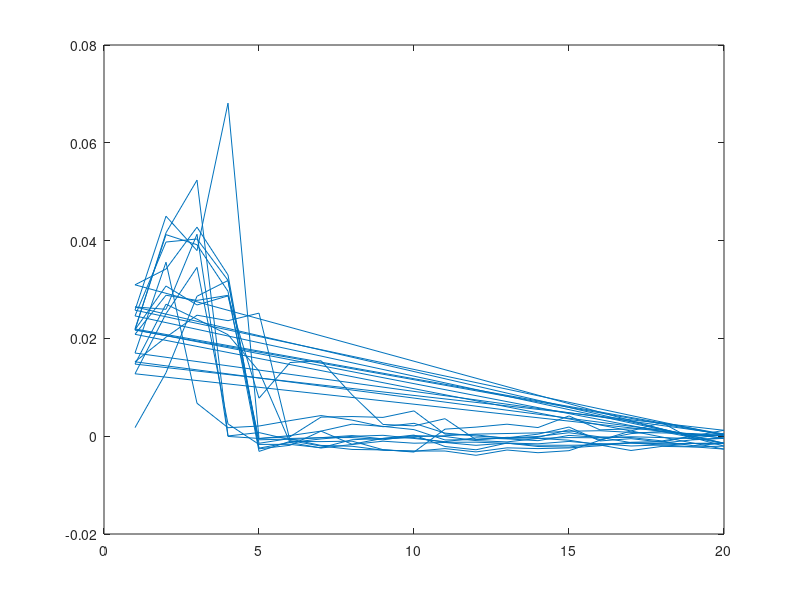
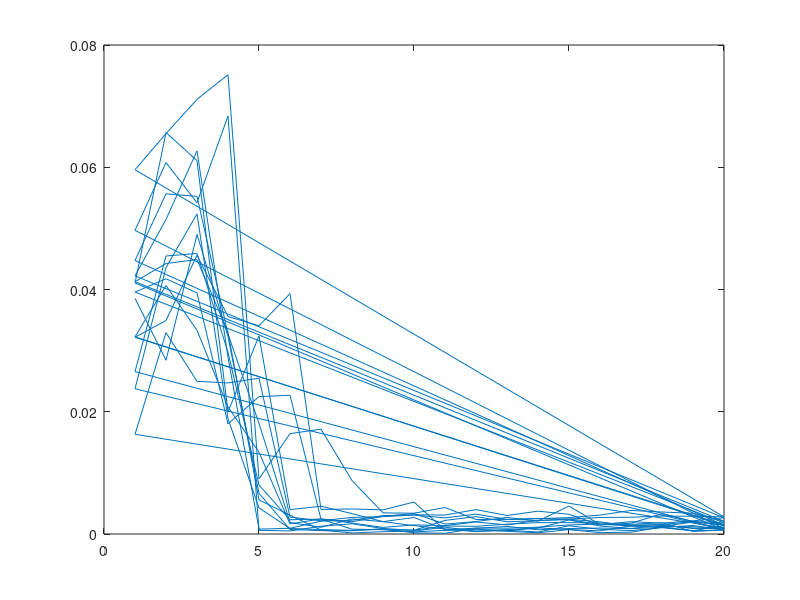
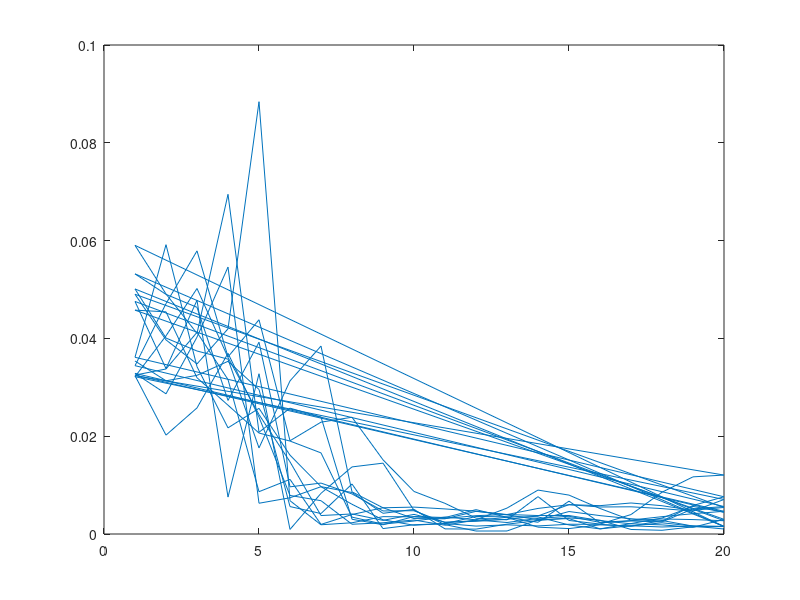
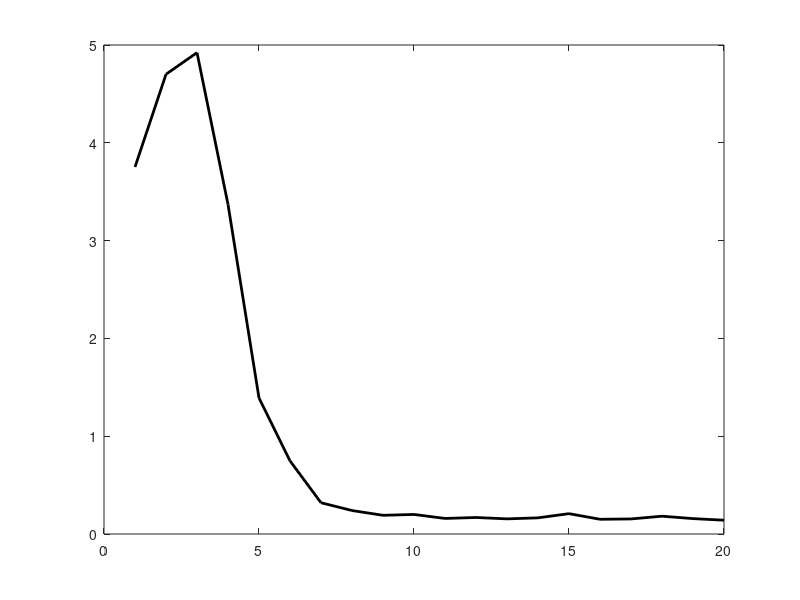

Recreate these plots in MATLAB, in order. (Note: this script raises an error after producing the figures.)
close all

d = csvread('MeanCov_March1_2017.txt');

lastPoints = d(:,1) == 10;

truth = mean(d(lastPoints,2:7));


err = d(:,2:7) - repmat(truth, size(d,1),1);
plot(d(:,1), err(:,3));

trans_err = sqrt(sum(err(:,1:3).^2,2));
ang_err = sqrt(sum(err(:,4:6).^2,2));

figure('Name', 'Trans_err')
plot(d(:,1), trans_err)
figure('Name', 'Ang_err')
plot(d(:,1), ang_err)

% mean_trans_err
% mean_ang_err

for i=0:20
    
    
    trial = i;
    ind = d(:,1) == trial;
    
    
    data = d(ind,2:7);
    err = data - repmat(truth, size(data,1),1);
    mean_trans_err(i+1) = mean(sqrt(sum(err(:,1:3).^2,2)))*100;
    var_trans_err(i+1) = std(sqrt(sum(err(:,1:3).^2,2)))*100;
    mean_ang_err(i+1) = mean(sqrt(sum(err(:,4:6).^2,2)));
    var_ang_err(i+1) = std(sqrt(sum(err(:,4:6).^2,2)));
end

figure('Name','Mean_Trans_err')

linespec = {'Color','black', 'LineWidth',2};
plot(0:20, mean_trans_err,linespec{:})
hold on
errorbar(1:20, mean_trans_err(2:end), var_trans_err(2:end), ...
         linespec{:})
xlim([0,20.2]);
saveas(gcf, 'On_Robot_Trans.png')



figure('Name','Mean_Ang_err')
plot(0:20, mean_ang_err,linespec{:})
hold on
errorbar(1:20, mean_ang_err(2:end), var_ang_err(2:end), linespec{:})
xlim([0,20.2]);
ylim([0, .1]);
saveas(gcf, 'On_Robot_Ang.png')

save('mean_err', 'mean_trans_err', 'var_trans_err', 'mean_ang_err', 'var_ang_err')
% plot(0:10, mean_ang_err)
